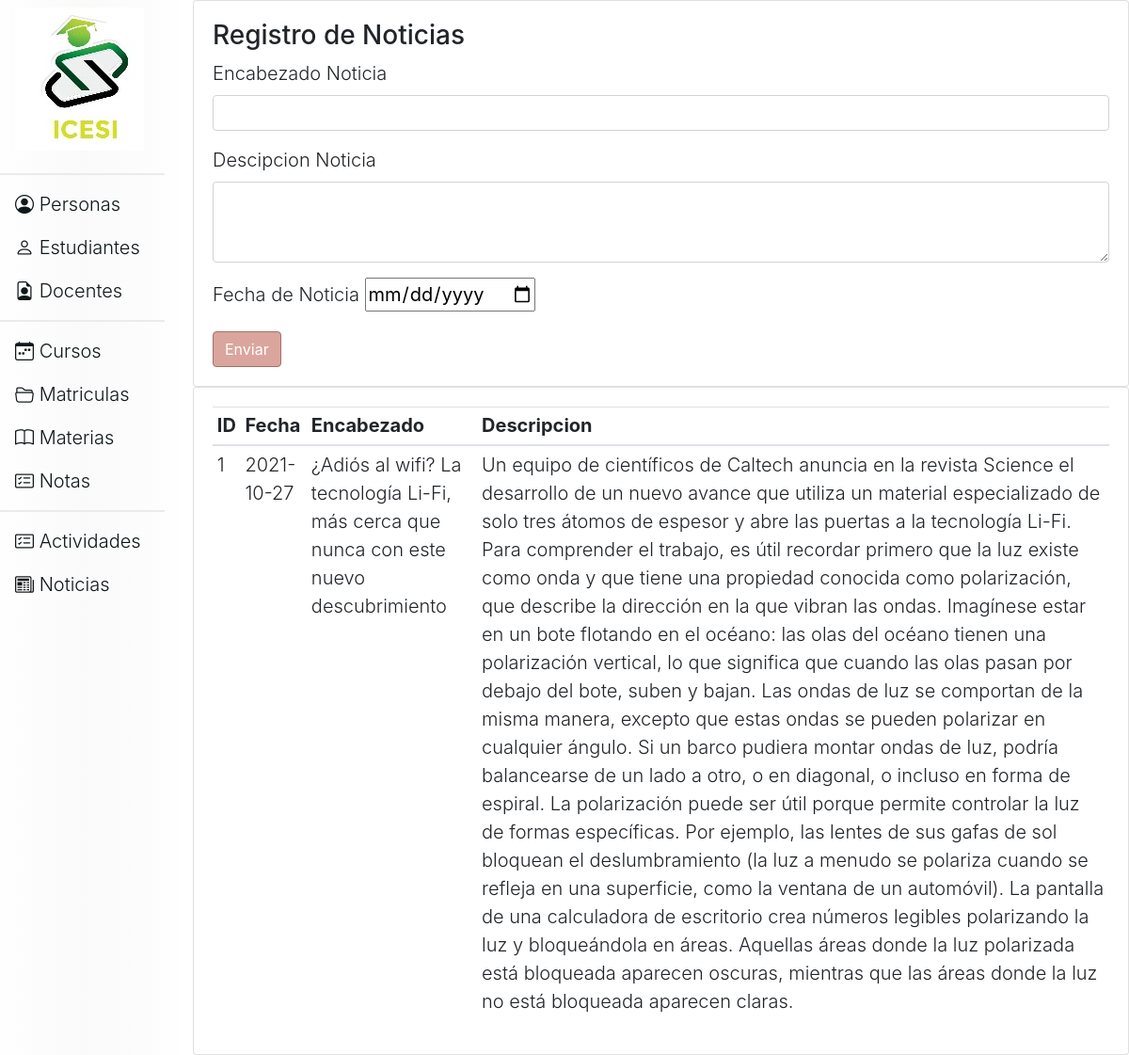
Before: /noticias with the older database file.
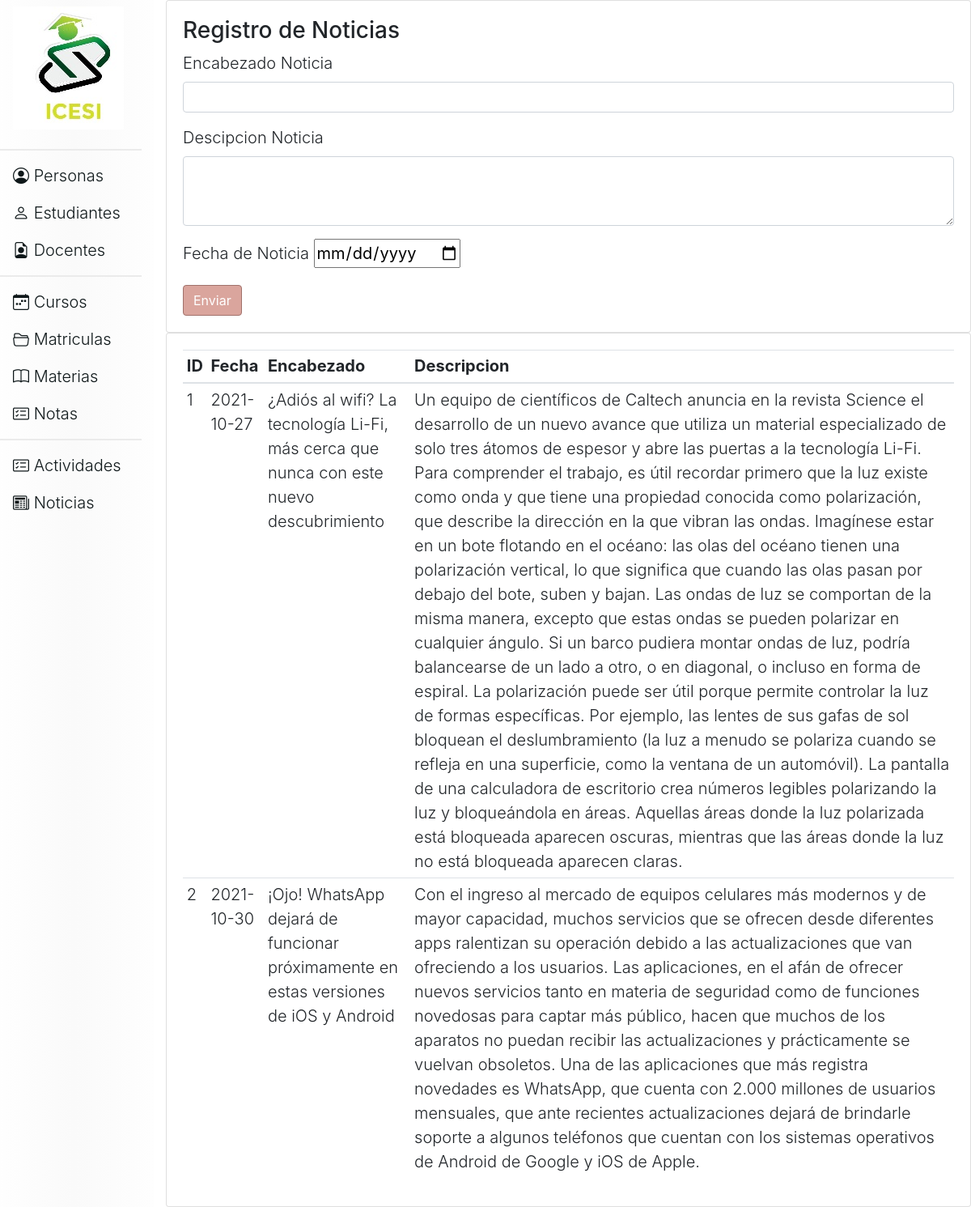
After: the same page with the newer database file.
### tables this page shows
CREATE TABLE noticias (id INTEGER PRIMARY KEY AUTOINCREMENT, encabezado VARCHAR (100) NOT NULL, descripcion TEXT, fecha DATE);

### app.py (the view)
@app.route('/noticias',methods=('GET','POST'))
def noticias():
    if request.method == 'POST':
        Encabezado=request.form['txtEncabezado']
        Descripcion=request.form['txtDescripcion']
        Fecha=request.form['dtFecha']
        r=controller.NoticiaGuardar(Encabezado,Descripcion, Fecha)
        response=controller.NoticiaListar()
        return render_template('noticias.html',lista=response)
    else:
        response=controller.NoticiaListar()
        return render_template('noticias.html',lista=response)

### controller.py (called while the page is built)
def Conectar():
    conexion= sqlite3.connect("ciclo3db.db")
    return conexion

def NoticiaListar():
    conn= Conectar()
    cursor= conn.execute("SELECT * FROM NOTICIAS")
    return cursor.fetchall() #item
    conn.close()

### templates/noticias.html
{% extends 'head.html' %}
{% block contenido %}
    <div class="card">
        <div class="card-body">
            <h3>Registro de Noticias</h3>
            <form action="/noticias" method="POST">
                <div class="form-group">
                    <label for="exampleFormControlInput1">Encabezado Noticia</label>
                    <input type="text" class="form-control" id="exampleFormControlInput1" name="txtEncabezado">
                </div>
                <div class="form-group">
                  <label for="exampleFormControlTextarea1">Descipcion Noticia</label>
                  <textarea class="form-control" id="exampleFormControlTextarea1" rows="3" name="txtDescripcion"></textarea>
                </div>
                <div class="form-group">
                    <label for="">Fecha de Noticia</label>
                    <input type="date" name="dtFecha">
                </div>
                <button type="submit" class="asignar-deco btn btn-primary">Enviar</button>
            </form>
        </div>
    </div>
    <div class="card">
        <div class="card-body">
            <table class="table table-sm">
                <thead>
                    <tr>
                        <th>ID</th>
                        <th>Fecha</th>
                        <th>Encabezado</th>
                        <th>Descripcion</th>
                    </tr>
                </thead>
                <tbody>
                    {% for item in lista %}
                    <tr>
                        <td>{% print(item[0])%}</td>
                        <td>{% print(item[3])%}</td>
                        <td>{% print(item[1])%}</td>
                        <td>{% print(item[2])%}</td>
                    </tr>
                    {% endfor %}
                </tbody>
            </table>
        </div>
    </div>
{% endblock %}

Changed rows visible on the page:
added noticias: id "2", fecha "2021-10-30", encabezado "¡Ojo! WhatsApp dejará de funcionar próximamente en estas versiones de iOS y Android", descripcion "Con el ingreso al mercado de equipos celulares más modernos y de mayor capacidad, muchos servicios que se ofrecen desde diferentes apps ralentizan su operación debido a las actualizaciones que van ofreciendo a los usuarios. Las aplicaciones, en el afán de ofrecer nuevos servicios tanto en materia de seguridad como de funciones novedosas para captar más público, hacen que muchos de los aparatos no puedan recibir las actualizaciones y prácticamente se vuelvan obsoletos. Una de las aplicaciones que más registra novedades es WhatsApp, que cuenta con 2.000 millones de usuarios mensuales, que ante recientes actualizaciones dejará de brindarle soporte a algunos teléfonos que cuentan con los…"
